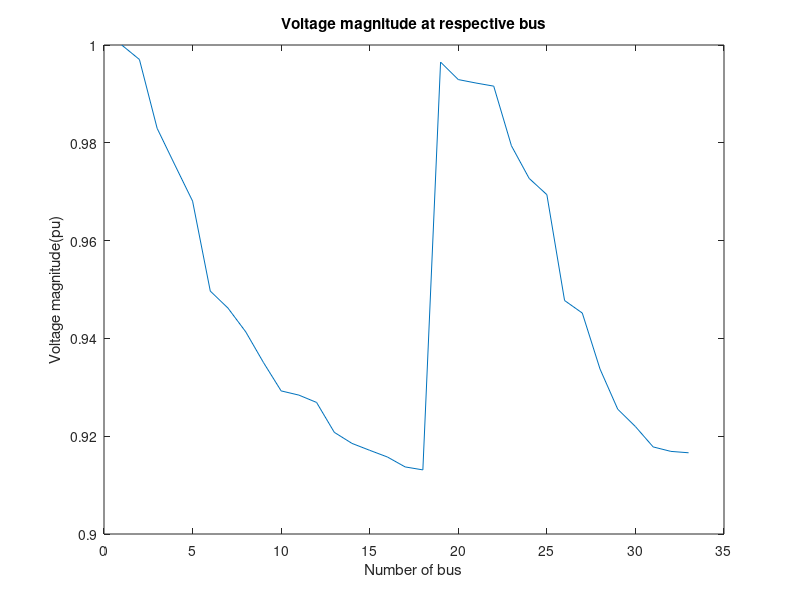
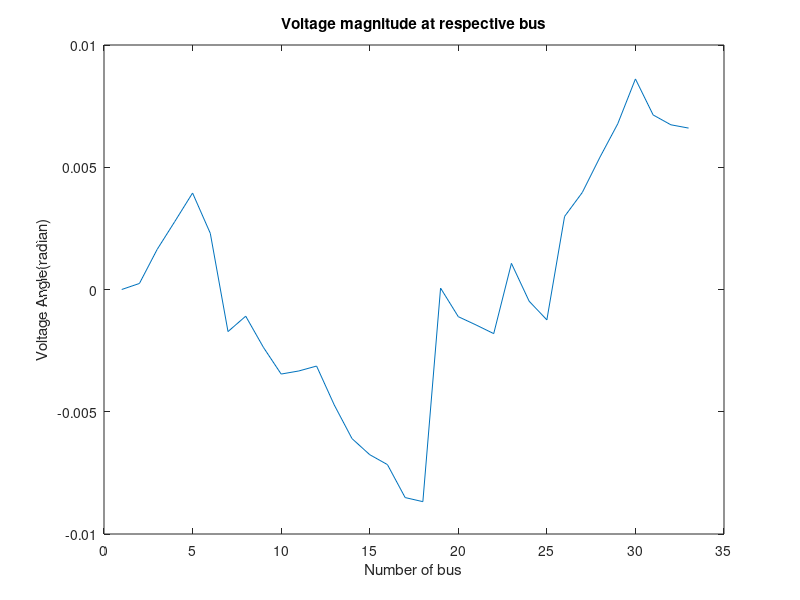

Write MATLAB code to recreate these figures, in order.
clear all
%% The line and load data of 69-node Radial Distribution System 
    %Branch SE   RE            r           x         
    %Number Node Node         (?)         (?)        
% LD=[1       1       2       0.0005      0.0012      
%     2       2       3       0.0005      0.0012      
%     3       3       4       0.0015      0.0036      
%     4       4       5       0.0251      0.0294     
%     5       5       6       0.3660      0.1864      
%     6       6       7       0.3811      0.1941     
%     7       7       8       0.0922      0.0470      
%     8       8       9       0.0493      0.0251      
%     9       9       10      0.8190      0.2707     
%     10      10      11      0.1872      0.0619      
%     11      11      12      0.7114      0.2351      
%     12      12      13      1.0300      0.3400     
%     13      13      14      1.0440      0.3450      
%     14      14      15      1.0580      0.3496      
%     15      15      16      0.1966      0.0650      
%     16      16      17      0.3744      0.1238      
%     17      17      18      0.0047      0.0016      
%     18      18      19      0.3276      0.1083     
%     19      19      20      0.2106      0.0690      
%     20      20      21      0.3416      0.1129      
%     21      21      22      0.0140      0.0046      
%     22      22      23      0.1591      0.0526      
%     23      23      24      0.3463      0.1145      
%     24      24      25      0.7488      0.2475     
%     25      25      26      0.3089      0.1021     
%     26      26      27      0.1732      0.0572      
%     27      3       28      0.0044      0.0108      
%     28      28      29      0.0640      0.1565      
%     29      29      30      0.3978      0.1315      
%     30      30      31      0.0702      0.0232      
%     31      31      32      0.3510      0.1160      
%     32      32      33      0.8390      0.2816      
%     33      33      34      1.7080      0.5646      
%     34      34      35      1.4740      0.4873      
%     35      3       36      0.0044      0.0108      
%     36      36      37      0.0640      0.1565      
%     37      37      38      0.1053      0.1230      
%     38      38      39      0.0304      0.0355      
%     39      39      40      0.0018      0.0021      
%     40      40      41      0.7283      0.8509      
%     41      41      42      0.3100      0.3623      
%     42      42      43      0.0410      0.0478      
%     43      43      44      0.0092      0.0116      
%     44      44      45      0.1089      0.1373      
%     45      45      46      0.0009      0.0012      
%     46      4       47      0.0034      0.0084      
%     47      47      48      0.0851      0.2083      
%     48      48      49      0.2898      0.7091      
%     49      49      50      0.0822      0.2011      
%     50      8       51      0.0928      0.0473      
%     51      51      52      0.3319      0.1114      
%     52      9       53      0.1740      0.0886      
%     53      53      54      0.2030      0.1034      
%     54      54      55      0.2842      0.1447     
%     55      55      56      0.2813      0.1433     
%     56      56      57      1.5900      0.5337      
%     57      57      58      0.7837      0.2630      
%     58      58      59      0.3042      0.1006      
%     59      59      60      0.3861      0.1172      
%     60      60      61      0.5075      0.2585      
%     61      61      62      0.0974      0.0496      
%     62      62      63      0.1450      0.0738      
%     63      63      64      0.7105      0.3619      
%     64      64      65      1.0410      0.5302      
%     65      11      66      0.2012      0.0611      
%     66      66      67      0.0047      0.0014      
%     67      12      68      0.7394      0.2444      
%     68      68      69      0.0047      0.0016];
% %%    Bus        P             Q
% %     Number     KW            KVAr
% BD=[   1         0             0
%        2         0             0
%        3         0             0
%        4         0             0
%        5         0             0
%        6         2.60          2.20
%        7         40.40         30.00
%        8         75.00         54.00
%        9         30.00         22.00
%        10        28.00         19.00
%        11        145.00        104.00
%        12        145.00        104.00
%        13        8.00          5.00
%        14        8.00          5.50
%        15        0             0
%        16        45.50         30.00
%        17        60.00         35.00
%        18        60.00         35.00
%        19        0             0
%        20        1.00          0.60
%        21        114.00         81.00
%        22        5.00          3.50
%        23        0             0
%        24        28.00         20.00
%        25        0             0
%        26        14.00         10.00
%        27        14.00         10.00
%        28        26.00         18.60
%        29        26.00         18.60
%        30        0             0
%        31        0             0
%        32        0             0
%        33        14.00         10.00
%        34        19.50         14.00
%        35        6.00          4.00
%        36        26.00         18.55
%        37        26.00         18.55
%        38        0             0
%        39        24.00         17.00
%        40        24.00         17.00
%        41        1.20          1.00
%        42        0             0
%        43        6.00          4.30
%        44        0             0
%        45        39.22         26.30
%        46        39.22         26.30
%        47        0             0
%        48        79.00         56.40
%        49        384.70        274.50
%        50        384.70        274.50
%        51        40.50         28.30
%        52        3.60          2.70
%        53        4.35          3.50
%        54        26.40         19.00
%        55        24.40         17.20
%        56        0             0
%        57        0             0
%        58        0             0
%        59        100.00         72.00
%        60        0             0
%        61        1244.00        888.00
%        62        32.00         23.00
%        63        0             0
%        64        227.00        162.00
%        65        59.00         42.00
%        66        18.00         13.00
%        67        18.00         13.00
%        68        28.00         20.00
%        69        28.00         20.00];
% %% Line data of 33 bus system 
% % Bus      from    To         R           X
% Number   Bus     Bus       ohm         ohm
LD=[1   	1       2   	0.0922  	0.0470  ;	
    2       2       3   	0.4930  	0.2511 	;
    3       3       4   	0.3660  	0.1864 	;
    4       4       5   	0.3811  	0.1941 	;
    5       5       6   	0.8190  	0.7070 	;
    6       6       7   	0.1872  	0.6188 	;
    7       7       8   	0.7114  	0.2351 	;
    8       8       9   	1.0300  	0.7400 	;
    9       9       10   	1.0440  	0.7400 	;
    10      10      11   	0.1966  	0.0650 	;
    11      11      12  	0.3744  	0.1238 	;
    12      12      13  	1.4680  	1.1550 	;
    13      13      14  	0.5416  	0.7129 	;
    14      14      15  	0.5910  	0.5260 	;
    15      15      16  	0.7463  	0.5450 	;
    16      16      17  	1.2890  	1.7210 	;
    17      17      18  	0.7320  	0.5740 	;
    18      2       19  	0.1640  	0.1565 	;
    19      19      20  	1.5042  	1.3554 	;
    20      20  	21  	0.4095  	0.4784 	;
    21      21  	22  	0.7089  	0.9373 	;
    22      3       23  	0.4512  	0.3083 	;
    23      23      24  	0.8980  	0.7091 	;
    24      24      25  	0.8960  	0.7011 	;
    25      6       26  	0.2030  	0.1034 	;
    26      26      27  	0.2842  	0.1447 	;
    27      27      28  	1.0590  	0.9337 	;
    28      28      29  	0.8042  	0.7006 	;
    29      29      30  	0.5075  	0.2585 	;
    30      30      31  	0.9744  	0.9630 	;
    31      31      32  	0.3105  	0.3619 	;
    32      32      33  	0.3410  	0.5302] ;

 
 %% Bus Data of 33 bus system 
    %Branch     P(kw)  Q(kVAr)
    %Number 
BD=[1           0       0
    2           100 	60;
    3           90  	40;
    4       	120 	80;
    5           60  	30;
    6           60      20;
    7           200 	100;
    8           200 	100;
    9           60      20;
    10          60      20;
    11          45      30;
    12          60      35;
    13          60      35;
    14          120     80;
    15          60      10;
    16          60      20;
    17          60      20;
    18          90      40;
    19          90      40;
    20          90      40;
    21      	90      40;
    22      	90      40;
    23      	90      40;
    24          420 	200;
    25          420 	200;
    26          60      25;
    27          60      25;
    28          60      20;
    29      	120 	70;
    30      	200 	600;
    31          150 	70;
    32          210 	100;
    33          60      40];
%% Data Conversion in pu 
BMVA=100;                   % Base MVA value 
BKVa=12.66;                 % Base KVA value 
BZ=(BKVa)^2/BMVA;           % Base Impedance 
LD(:,4)= LD(:,4)/BZ;        % Convert branch reisitance in pu
LD(:,5)= LD(:,5)/BZ;        % Convert branch inductance in pu 
BD(:,2)=BD(:,2)/(1000*BMVA);% Convert real power in pu
BD(:,3)=BD(:,3)/(1000*BMVA);% Convert reactive power in pu
%% BIBC Matrix formation
bibc=zeros(size(BD,1)-1,size(LD,1));
for i=1:size(LD,1)
    bibc(:,LD(i,3))=bibc(:,LD(i,2));
    bibc(LD(i,1),LD(i,3))=1;
end
bibc(:,1)=[];               %BIBC Matrix
Z=complex(LD(:,4),LD(:,5)); %branch impedance
ZD=diag(Z);                 %makeing it diagonal
bcbv=bibc'*ZD;              %BCBV Matrix 
S=complex(BD(:,2),BD(:,3)); % Complex Power 
S(1,:)=[];
V0=ones(size(LD,1),1);               % Assume intial voltage 1 pu  
V=V0;
%% Load flow programe 
iter=input('no of iteration     ');
 for i=1:iter
   I=conj(S./V);              % injected current
   IB=bibc*I;                 % Branch Current 
   dV=bcbv*bibc*I;            % V1-Vbus 
    V=V0-dV;                   % Volatge of different bus 
end
%% Show Output voltage data
V=[1;V];                   % putting first bus as 1pu(central bus)
[Vang Vmag]=cart2pol(real(V),imag(V));% Convert Voltage in polar coordinate 
V=[Vmag Vang];
display(IB)
display(V)
%% Graph of voltage magnitude and angle vs bus no  
figure(1)
plot(Vmag,'DisplayName','Vmag','YDataSource','Vmag');
title('Voltage magnitude at respective bus')
xlabel('Number of bus')
ylabel('Voltage magnitude(pu)')
figure(2)
plot(Vang,'DisplayName','Vang','YDataSource','Vang');
title('Voltage magnitude at respective bus')
xlabel('Number of bus')
ylabel('Voltage Angle(radian)')
%% Calculation of Loss
%calculation of loss by different method 
for j=1:size(LD,1)
    Ploss(j)=IB(j)*(V(LD(j,2))-V(LD(j,3)));
end
% for j=1:size(LD,1)
%     PLoss(j)=IB(j)^2*LD(j,4);
% end
% PLoss=PLoss';
% PLosssum=sum(PLoss);
% [F G]=cart2pol(real(PLosssum),imag(PLosssum))
Ploss=Ploss';
Ptotalloss=sum(Ploss);
[B C]=cart2pol(real(Ptotalloss),imag(Ptotalloss))
%% Stability index (L Index);
for i=1:size(LD,1)
    Pf(i)=IB(i)*V(LD(i,2));
    Pb(i)=IB(i)*V(LD(i,3)); 
end
h=(-1)^(0.5);
for j=1:size(LD,1)
    L(j)=(4/((V(LD(j,1)))^4))*(((real(Pb(j))*LD(j,5)*h-imag(Pb(j))*h*LD(j,4))^2)+(((V(LD(j,1)))^2)*(real(Pb(j))*LD(j,4)+h*imag(Pb(j))*h*LD(j,5))));
end
L=real(L);
M=find(L==max(L))+1;



